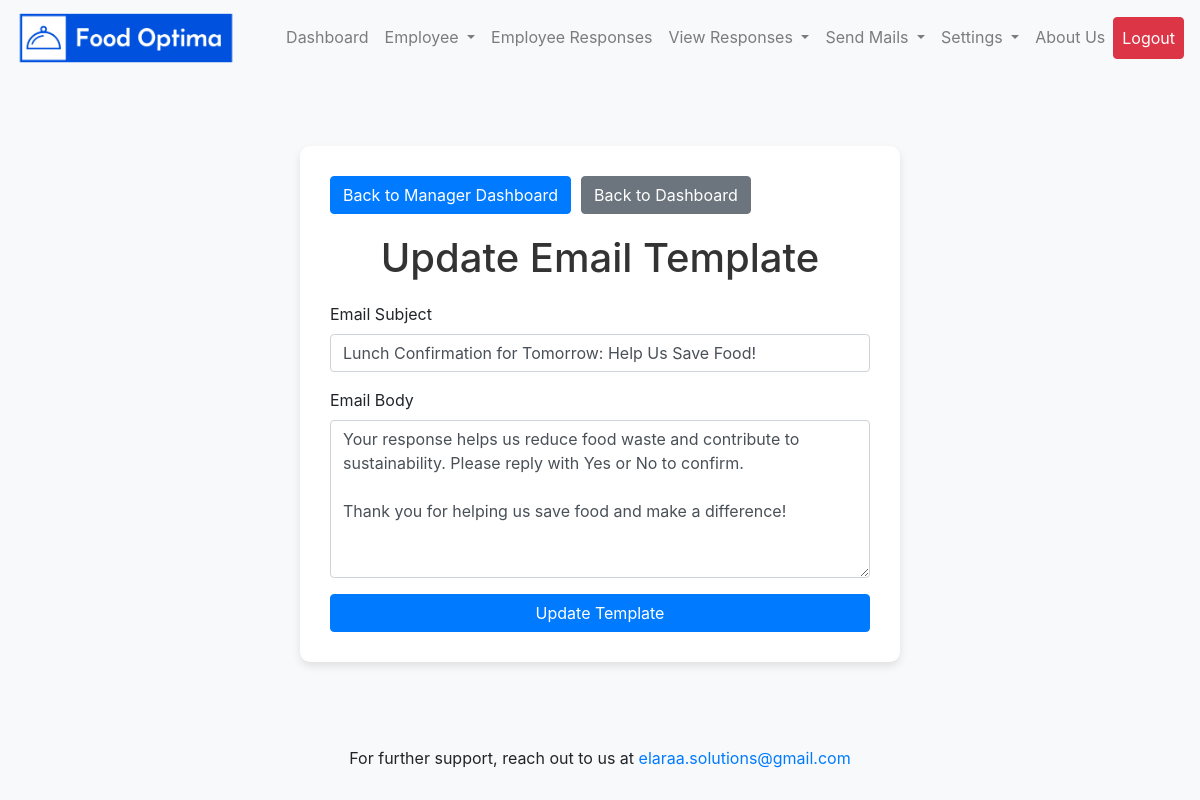
Page /api/update-email-template/ (signed in) on the committed database.
### sender_app/models.py (models this page shows, shortened)
class EmailTemplate(models.Model):
    email_template_id = models.AutoField(primary_key=True)
    subject = models.CharField(max_length=255)
    body = models.TextField()
    manager = models.ForeignKey(CompanyManager, on_delete=models.CASCADE, related_name='email_templates')
    created_at = models.DateTimeField(auto_now_add=True)
    updated_at = models.DateTimeField(auto_now=True)

### sender_app/views.py (the view, shortened to what this page needs)
# urls.py: path('update-email-template/', UpdateManagerEmailTemplateView.as_view(), name='update_manager_email_template'),
@method_decorator(manager_login_required, name='dispatch')
@method_decorator(csrf_exempt, name='dispatch')
class UpdateManagerEmailTemplateView(View):
    def get(self, request):
        manager = request.session.get('manager_id')
        if not manager:
            return HttpResponseBadRequest('Manager not logged in')
        template = get_object_or_404(EmailTemplate, manager__manager_id=manager)
        return render(request, 'email_sender_app/update_email_template.html', {'template': template})

### sender_app/templates/email_sender_app/update_email_template.html (shortened to what this page needs)
{% extends 'email_sender_app/base.html' %}
{% block content %}
<div class="form-container">
    <div class="btn-container">
        <a href="{% url 'manager_settings' %}" class="btn btn-primary">Back to Manager Dashboard</a>
        <a href="{% url 'dashboard' %}" class="btn btn-secondary">Back to Dashboard</a>
    </div>
    <h1>Update Email Template</h1>
    <form method="POST" action="{% url 'update_manager_email_template' %}">
        <div class="form-group">
            <label for="subject">Email Subject</label>
            <input type="text" id="subject" name="subject" class="form-control" value="{{ template.subject }}" required>
        </div>
        <div class="form-group">
            <label for="body">Email Body</label>
            <textarea id="body" name="body" class="form-control" rows="6" required>{{ template.body }}</textarea>
        </div>
        <button type="submit" class="btn btn-primary btn-block">Update Template</button>
    </form>
</div>
{% endblock %}

### sender_app/templates/email_sender_app/base.html (style rules this page uses)
html, body { display: flex; flex-direction: column; min-height: 100vh; margin: 0; padding: 0; background-color: #f8f9fa; }

### sender_app/templates/email_sender_app/update_email_template.html (style rules this page uses)
.form-container { background-color: #fff; padding: 30px; border-radius: 10px; box-shadow: 0 4px 8px rgba(0, 0, 0, 0.1); margin-top: 50px; max-width: 600px; margin-left: auto; margin-right: auto; }
.btn-container { display: flex; gap: 10px; margin-bottom: 20px; }
h1 { color: #333; margin-bottom: 20px; text-align: center; }

### rows in the picture
EmailTemplate: subject "Lunch Confirmation for Tomorrow: Help Us Save Food!", body "Your response helps us reduce food waste and contribute to sustainability. Please reply with Yes or No to confirm. Thank you for helping us save food and make a difference!"
